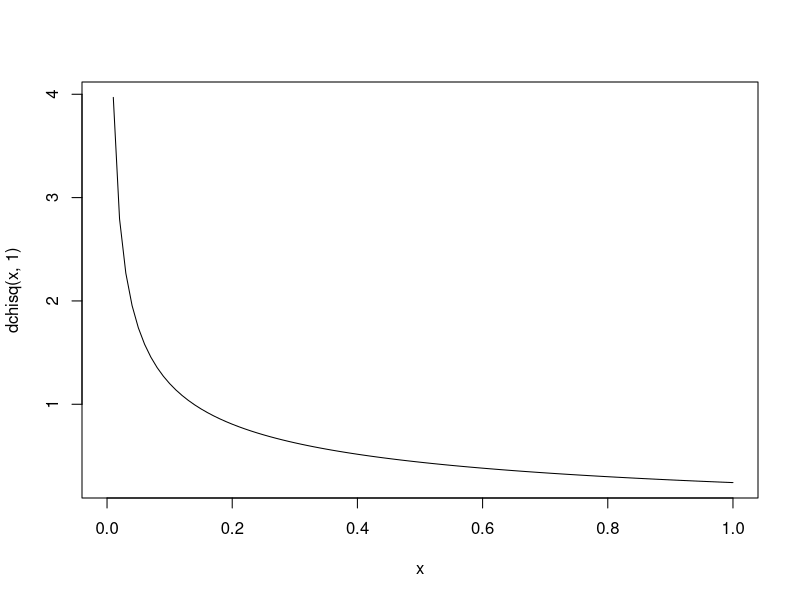
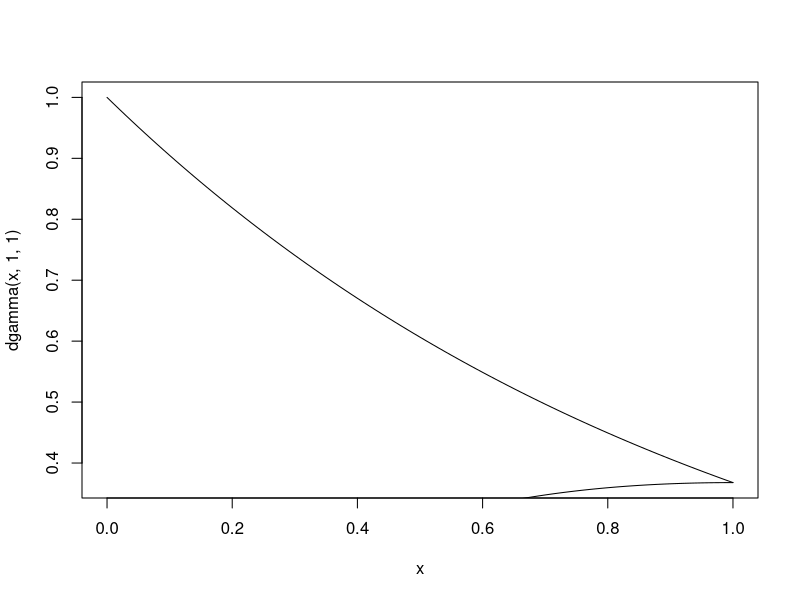
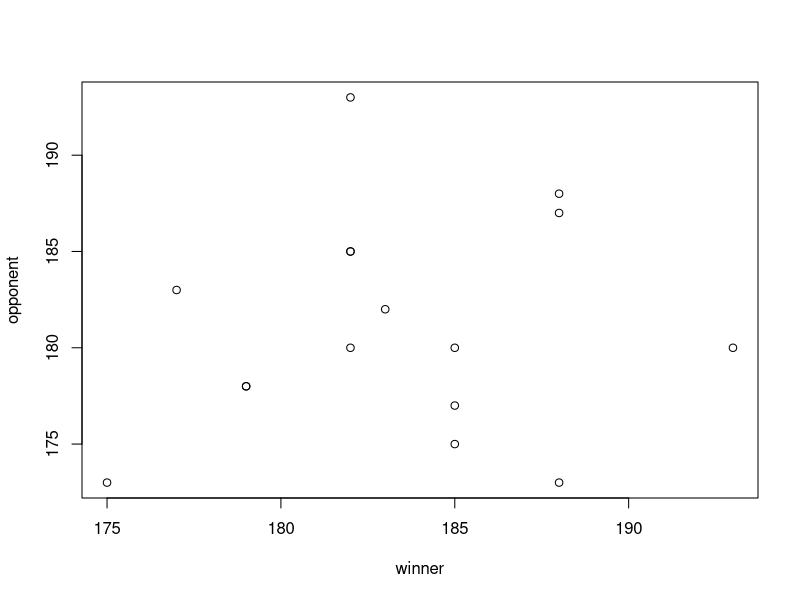

The R source for these figures, in order: (Note: this script raises an error after producing the figures.)
#1.1 Normal percentiles
qnorm(0.95, 0, 1)
qnorm(c(0.75, 0.50, 0.25))

#1.2 Chisquare density curve
curve(dchisq(x, 1))

#1.3 Gamma density
curve(dgamma(x, 1, 1))
curve(dgamma(x, shape = 2, 1), add = T)
curve(dgamma(x, shape = 3, 1), add = T)
?dgamma

#1.4 binomial property
#choose(n, k) combination임
dbinom(c(0:12), 12, 1/3)
prob <- function(x){
  x = 0:12
  p = 1/3
  com = choose(12, x)
  pro = p^x
  oth.pro = (1 - p)^(12 - x)
  return(com * pro * (oth.pro))
}
prob(0:12)
dbinom(c(0:12), 12, 1/3)

#1.5 binomial cdf
?cumsum
cum <- function(x){
  x = 0:12
  p = 1/3
  com = choose(12, x)
  pro = p^x
  oth.pro = (1 - p)^(12 - x)
  prob = com * pro * (oth.pro)
  return(cumsum(prob(x)))
}
cum(x)[7]

pbinom(6, 12, 1/3)
1- pbinom(6, 12, 1/3)
pbinom(6, 12, 1/3, lower.tail = F)
       
#1.6 President height
winner = c(185, 182, 182, 188, 188, 188, 185, 185, 177,
           182, 182, 193, 183, 179, 179, 175)
opponent = c(175, 193, 185, 187, 188, 173, 180, 177, 183,
             185, 180, 180, 182, 178, 178, 173)
plot(winner, opponent)

#1.7 simulated horsekick data
rpois(1000, 0.61)
table(rpois(1000, 0.61))
x <- c(0, 1, 2, 3, 4)
n <- c(568, 311, 107, 10 ,4)
p <- n / sum(n)
mu <- sum(x * p)
vari <- sum(n *(x - mu)^2)/999
vari
func <- exp(-mu) * mu^x / factorial(x)
func
dpois(x, mu)

#1.8 horsekick continued
ppois(4, 0.61)
p <- dpois(0:4, 0.61)
p
cdf <- ppois(0:4, 0.61)
cdf
emp.cdf <- cumsum(func)[1:5]
emp.cdf
cbind(p ,cdf, emp.cdf)

#1.9 custom standard deviation function
temps = c(51.9, 51.8, 51.9, 53)
NROW(temps)
var.n = function(x){
  v = var(x)
  n = NROW(x)
  v * (n - 1) / n
}
var(temps)
var.n(temps)
sd(temps)

sd.n = function(x){
  v = var(x)
  sqrt(v)
}
sd.n(temps)

#1.10 Euclidean norm function
dis = function(x){
  sig <- t(x) * x
  sq <- sqrt(sum(sig))
  return(sq)
}

di = function(x, y){
  k <- x - y
  sig <- k %*% k
  sq <- sqrt(sig)
  return(sq)
}    
di(x,y)


#1.11 numerical integration
f = function(x){
  exp(-x^2) / (1 + x^2)
}
integrate(f, lower = 0, upper = Inf)

#1.12 bivariate normal
x <- matrix(rnorm(20), 10, 2)
x
a <- x[1:10]
b <- x[11:20]
apply(x, 1, dis) 

#1.13 lunatics data

#1.14 Tearing factor of paper
pressure
press <- c(rep(35.0, 4), rep(49.5, 4), rep(70.0, 4), rep(99.0, 4), rep(140.0, 4))
Tear <- c(112, 119, 117, 113, 108, 99, 112, 118, 120, 106, 102, 109,
          110, 101, 99, 104, 100, 102, 96, 101)
paper <- data.frame(Tear, press)

#1.15 vectorized operation
temps = c(51.9, 51.8, 51.9, 53)
CT = c(48, 48.2, 48, 48.7)
#length가 다르면 어케되는지 알자나